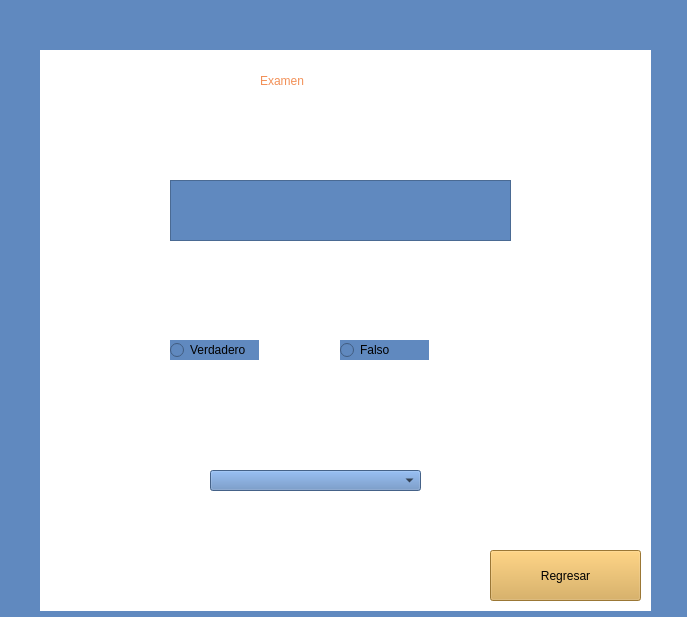
<?xml version="1.0" encoding="UTF-8"?>
<ui version="4.0">
 <class>menuCursos</class>
 <widget class="QMainWindow" name="menuCursos">
  <property name="geometry">
   <rect>
    <x>0</x>
    <y>0</y>
    <width>687</width>
    <height>617</height>
   </rect>
  </property>
  <property name="windowTitle">
   <string>MainWindow</string>
  </property>
  <property name="styleSheet">
   <string notr="true">background-color: rgb(96, 137, 191);</string>
  </property>
  <widget class="QWidget" name="centralwidget">
   <widget class="QLabel" name="label">
    <property name="geometry">
     <rect>
      <x>40</x>
      <y>50</y>
      <width>611</width>
      <height>561</height>
     </rect>
    </property>
    <property name="styleSheet">
     <string notr="true">background-color: rgb(255, 255, 255);</string>
    </property>
    <property name="text">
     <string/>
    </property>
   </widget>
   <widget class="QLabel" name="label_2">
    <property name="geometry">
     <rect>
      <x>260</x>
      <y>50</y>
      <width>181</width>
      <height>61</height>
     </rect>
    </property>
    <property name="styleSheet">
     <string notr="true">font: 700 28pt &quot;Segoe UI&quot;;
background-color: rgb(255, 255, 255);
color: rgb(242, 144, 87);</string>
    </property>
    <property name="text">
     <string>Examen</string>
    </property>
   </widget>
   <widget class="QPushButton" name="botonRegresarExamenRecopilado">
    <property name="geometry">
     <rect>
      <x>490</x>
      <y>550</y>
      <width>151</width>
      <height>51</height>
     </rect>
    </property>
    <property name="styleSheet">
     <string notr="true">font: 700 12pt &quot;Segoe UI&quot;;
background-color: rgb(217, 167, 74);</string>
    </property>
    <property name="text">
     <string>Regresar</string>
    </property>
   </widget>
   <widget class="QTextEdit" name="textEditPreguntaOM">
    <property name="geometry">
     <rect>
      <x>170</x>
      <y>180</y>
      <width>341</width>
      <height>61</height>
     </rect>
    </property>
   </widget>
   <widget class="QLabel" name="label_3">
    <property name="geometry">
     <rect>
      <x>40</x>
      <y>110</y>
      <width>571</width>
      <height>61</height>
     </rect>
    </property>
    <property name="styleSheet">
     <string notr="true">background-color: rgba(0, 0, 0, 0);
font: 700 12pt &quot;Segoe UI&quot;;</string>
    </property>
    <property name="text">
     <string/>
    </property>
   </widget>
   <widget class="QLabel" name="label_4">
    <property name="geometry">
     <rect>
      <x>40</x>
      <y>260</y>
      <width>591</width>
      <height>61</height>
     </rect>
    </property>
    <property name="styleSheet">
     <string notr="true">background-color: rgba(0, 0, 0, 0);
font: 700 12pt &quot;Segoe UI&quot;;</string>
    </property>
    <property name="text">
     <string/>
    </property>
   </widget>
   <widget class="QRadioButton" name="radioButton">
    <property name="geometry">
     <rect>
      <x>170</x>
      <y>340</y>
      <width>89</width>
      <height>20</height>
     </rect>
    </property>
    <property name="text">
     <string>Verdadero</string>
    </property>
   </widget>
   <widget class="QRadioButton" name="radioButton_2">
    <property name="geometry">
     <rect>
      <x>340</x>
      <y>340</y>
      <width>89</width>
      <height>20</height>
     </rect>
    </property>
    <property name="text">
     <string>Falso</string>
    </property>
   </widget>
   <widget class="QLabel" name="label_5">
    <property name="geometry">
     <rect>
      <x>40</x>
      <y>370</y>
      <width>601</width>
      <height>61</height>
     </rect>
    </property>
    <property name="styleSheet">
     <string notr="true">background-color: rgba(0, 0, 0, 0);
font: 700 14pt &quot;Segoe UI&quot;;</string>
    </property>
    <property name="text">
     <string/>
    </property>
   </widget>
   <widget class="QComboBox" name="comboBoxRespuesta">
    <property name="geometry">
     <rect>
      <x>210</x>
      <y>470</y>
      <width>211</width>
      <height>21</height>
     </rect>
    </property>
   </widget>
  </widget>
 </widget>
 <resources/>
 <connections/>
</ui>
